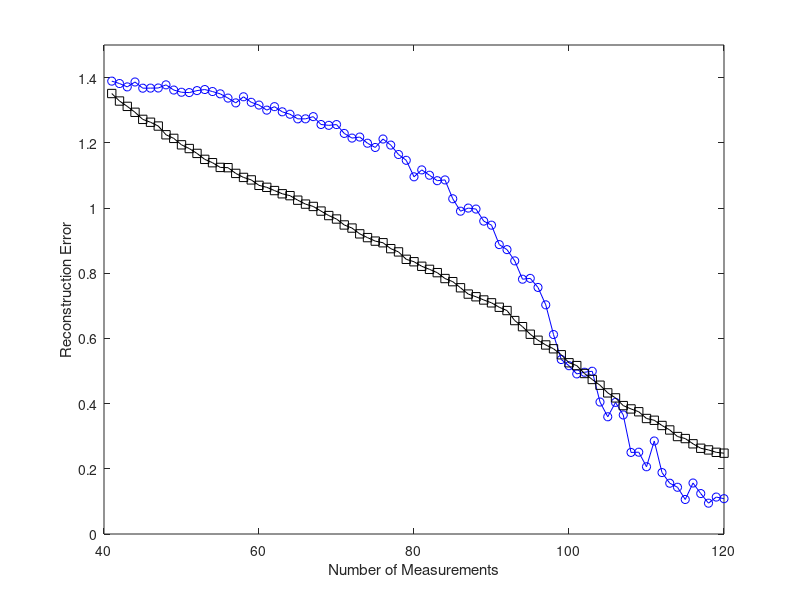

Source code (MATLAB): (Note: this script raises an error after producing the figure.)
%------------------------------------------------------
% This code generates Figure 5a of the following paper: 
% "Bayesian Compressive Sensing" (Preprint, 2007).
% Coded by: Shihao Ji, ECE, Duke University
% last change: June. 12, 2007
%------------------------------------------------------
clear all
%
load DataFig05a_random.mat
rand_mean = mean(err);
rand_std = std(err);
load DataFig05a_approx.mat
app_mean = mean(err);
app_std = std(err);
%
base = 40;
ns = 80;
dN = 1;
%

plot(base+(1:ns)*dN,rand_mean,'b-o');
hold on;
plot(base+(1:ns)*dN,app_mean,'k-s');
xlabel('Number of Measurements'); ylabel('Reconstruction Error');
box on;
axis([40,120,0,1.5]);
legend('Random (OMP)','Approx. (OMP)',1);

